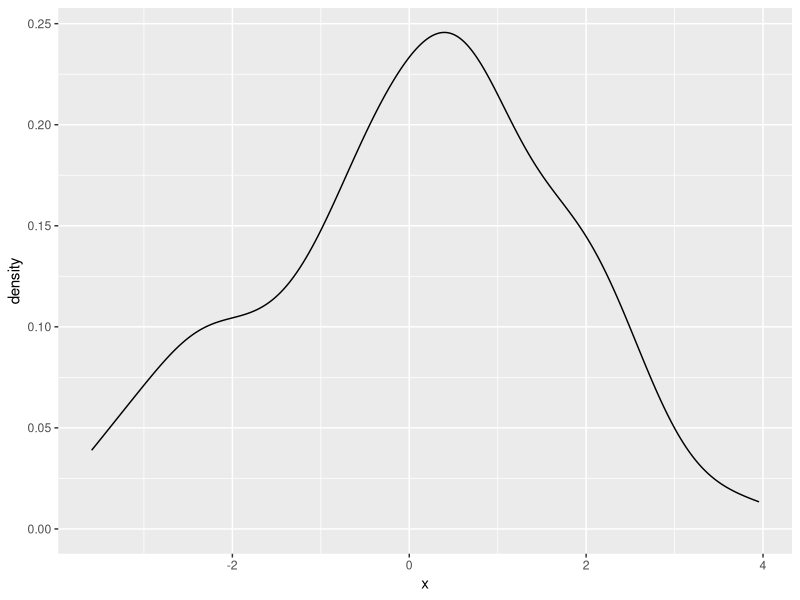

Write the R code that produced this figure.
## ---- chunk 1
rnorm(n = 100, mean = 0, sd = 2)
## ---- chunk 2
df <- data.frame(
  x = rnorm(n = 100, mean = 0, sd = 2)
)
df
## ---- chunk 3
library(tidyverse)

df %>%
  ggplot(aes(x = x)) +
  geom_density()
## ---- chunk 4
data <-
  data.frame(
    height = rnorm(100, mean = 175, sd = 6)
  )

data
## ---- chunk 5
alpha <- 50
beta <- 0.8

df <- data %>%
  mutate(
    weight = rnorm(100, mean = alpha + beta * height, sd = 2)
  )

df
## ---- chunk 6
fit <- lm(weight ~ 1 + height, data = df)
## ---- chunk 7
fit
